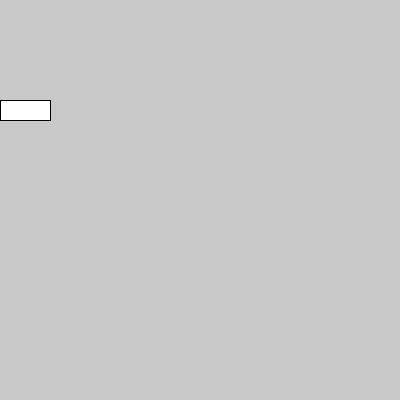
Frame 1 (no input)
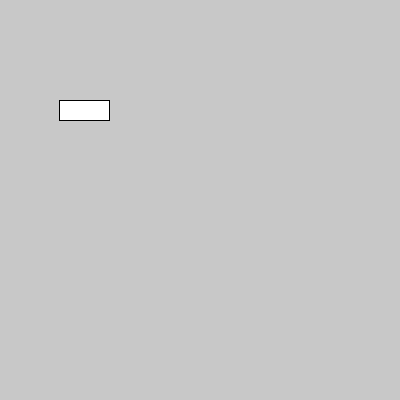
Frame 60 (the mouse pressed at the canvas centre just before this capture)
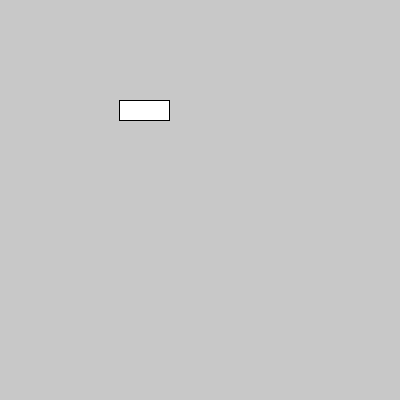
Frame 120 (the mouse held since frame 60 and released just before this capture)

The Processing sketch that drew these frames (run headless with seeded random() and noise(); from frame 60 on, the mouse is pressed at the canvas centre):

// Processing sketch: nave_1
// ── nave_1.pde
int posX = 0;
int anchoRect = 50;
int altoRect = 20;
int direccion = 1;

void setup()
{
  size(400, 400);
}

void draw()
{
  background(200);
  rect(posX, 100, anchoRect, altoRect);
  
  
  if(posX == width - anchoRect){
    direccion = -1;
  }
  if(posX == 0){
    direccion = 1;
  }
  
  //posX++ <==> posX = posX + 1
  posX = posX + direccion;
}

void mouseClicked(){

}

void keyPressed(){

}
